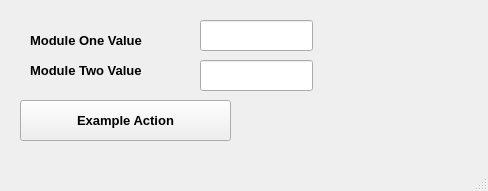
<?xml version="1.0" encoding="UTF-8"?>
<ui version="4.0">
 <class>MainWindow</class>
 <widget class="QMainWindow" name="MainWindow">
  <property name="geometry">
   <rect>
    <x>0</x>
    <y>0</y>
    <width>488</width>
    <height>191</height>
   </rect>
  </property>
  <property name="windowTitle">
   <string>Basic PYQT5 In OUT Example</string>
  </property>
  <widget class="QWidget" name="centralwidget">
   <widget class="QLabel" name="label">
    <property name="geometry">
     <rect>
      <x>30</x>
      <y>30</y>
      <width>161</width>
      <height>21</height>
     </rect>
    </property>
    <property name="font">
     <font>
      <pointsize>10</pointsize>
      <weight>75</weight>
      <bold>true</bold>
     </font>
    </property>
    <property name="text">
     <string>Module One Value</string>
    </property>
   </widget>
   <widget class="QLabel" name="label_2">
    <property name="geometry">
     <rect>
      <x>30</x>
      <y>60</y>
      <width>161</width>
      <height>21</height>
     </rect>
    </property>
    <property name="font">
     <font>
      <pointsize>10</pointsize>
      <weight>75</weight>
      <bold>true</bold>
     </font>
    </property>
    <property name="text">
     <string>Module Two Value</string>
    </property>
   </widget>
   <widget class="QPushButton" name="button_do_something">
    <property name="geometry">
     <rect>
      <x>20</x>
      <y>100</y>
      <width>211</width>
      <height>41</height>
     </rect>
    </property>
    <property name="font">
     <font>
      <pointsize>10</pointsize>
      <weight>75</weight>
      <bold>true</bold>
     </font>
    </property>
    <property name="text">
     <string>Example Action</string>
    </property>
   </widget>
   <widget class="QLineEdit" name="txt_module_one">
    <property name="geometry">
     <rect>
      <x>200</x>
      <y>20</y>
      <width>113</width>
      <height>31</height>
     </rect>
    </property>
   </widget>
   <widget class="QLineEdit" name="txt_module_two">
    <property name="geometry">
     <rect>
      <x>200</x>
      <y>60</y>
      <width>113</width>
      <height>31</height>
     </rect>
    </property>
   </widget>
  </widget>
  <widget class="QMenuBar" name="menubar">
   <property name="geometry">
    <rect>
     <x>0</x>
     <y>0</y>
     <width>488</width>
     <height>26</height>
    </rect>
   </property>
  </widget>
  <widget class="QStatusBar" name="statusbar"/>
 </widget>
 <resources/>
 <connections/>
</ui>
